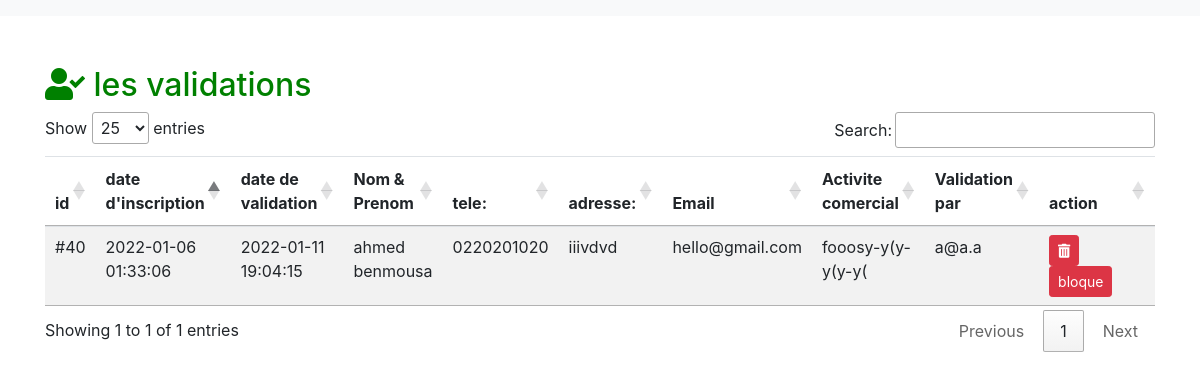
The app's page /zadministrator/ADliste-validation.php (signed in) with its own data.
### tables this page shows
CREATE TABLE IF NOT EXISTS `client` (
  `id` int(11) NOT NULL AUTO_INCREMENT,
  `fullname` varchar(20) NOT NULL,
  `adresse` varchar(20) NOT NULL,
  `tel` int(10) NOT NULL,
  `email` varchar(50) NOT NULL,
  `service_comercial` varchar(20) NOT NULL,
  `afficher_dans_la_table` tinyint(1) NOT NULL,
  `date_demande` datetime NOT NULL DEFAULT CURRENT_TIMESTAMP,
  `date_validation` datetime NOT NULL DEFAULT CURRENT_TIMESTAMP,
  `validation` tinyint(1) NOT NULL,
  `valider_par` varchar(20) NOT NULL,
  `block` tinyint(1) NOT NULL,
  PRIMARY KEY (`id`)
);

### zadministrator/php/tableau-validation.php (called while the page is built, shortened)
<?php
$QuerySelectAllValidation = " SELECT * FROM client WHERE `validation`= true AND `block` <> true   ";
$ResultQuerySelectAll = $con->query($QuerySelectAllValidation);

### zadministrator/ADliste-validation.php (the view, shortened to what this page needs)
<?php
include("../connection.php");
include("php/tableau-validation.php");
?>
<!DOCTYPE html>
<html lang="fr">
<head>
  <link rel="stylesheet" href="https://pro.fontawesome.com/releases/v5.10.0/css/all.css" />
  <link rel="stylesheet" href="css/dashboardadmin.css">
  <link rel="stylesheet" href="https://maxcdn.bootstrapcdn.com/bootstrap/4.0.0/css/bootstrap.min.css">
  <link rel="stylesheet" href="../css/dashboardadmin.css">
  <link rel="stylesheet" type="text/css" href="https://cdn.datatables.net/1.11.3/css/jquery.dataTables.css">
</head>
<body>
  <nav class="navbar navbar-expand-lg navbar-light bg-light">
  </nav>
  <div class="container">
    <h2 style="margin-top: 50px;  color : green;"><i class="fas fa-user-check"></i> les validations</h2>
    <form action="<?php echo htmlspecialchars($_SERVER["PHP_SELF"]); ?>" method="POST">
      <table class="table table-striped table-hover" id="myTable" data-order='[[ 1, "asc" ]]' data-page-length='25'>
        <thead>
          <tr>
            <th scope="col">id</th>
            <th scope="col">date d'inscription</th>
            <th scope="col">date de validation</th>
            <th scope="col">Nom & Prenom</th>
            <th scope="col">tele:</th>
            <th scope="col">adresse:</th>
            <th scope="col">Email</th>
            <th scope="col">Activite comercial</th>
            <th scope="col">Validation par</th>
            <th scope="col">action</th>
          </tr>
        </thead>
        <?php
        while ($row = $ResultQuerySelectAll->fetch_assoc()) :
        ?>
          <tr>
            <td>#<?php echo $row["id"] ?></td>
            <td><?php echo $row["date_demande"] ?></td>
            <td><?php echo $row["date_validation"] ?></td>
            <td><?php echo $row["fullname"] ?></td>
            <td>0<?php echo $row["tel"] ?></td>
            <td><?php echo $row["adresse"] ?></td>
            <td><?php echo $row["email"] ?></td>
            <td><?php echo $row["service_comercial"] ?></td>
            <td><?php echo $row["valider_par"] ?></td>
            <td class="col-md-2">
              <a href="ADliste-validation.php?delete=<?php echo $row["id"] ?>" class="btn btn-danger btn-sm" onclick="clic()"><i class="fas fa-trash-alt"></i></a>
              <a href="ADliste-validation.php?block=<?php echo $row["id"]; ?>&fullname=<?php echo $row["fullname"]; ?>
&tel=<?php echo $row["tel"] ?>
&email=<?php echo $row["email"]; ?>&service_comercial=<?php echo $row["service_comercial"]; ?>&adresse=<?php echo $row["adresse"]; ?> " class="btn btn-danger btn-sm" onclick="clic()">bloque</a>
            </td>
          </tr>
        <?php endwhile; ?>
      </table>
    </form>
  </div>
</body>
</html>

### records on screen
client: id "40", date_demande "2022-01-06 01:33:06", date_validation "2022-01-11 19:04:15", fullname "ahmed benmousa", tel "220201020", adresse "iiivdvd", email "hello@gmail.com", service_comercial "fooosy-y(y-y(y-y(", valider_par "a@a.a"
